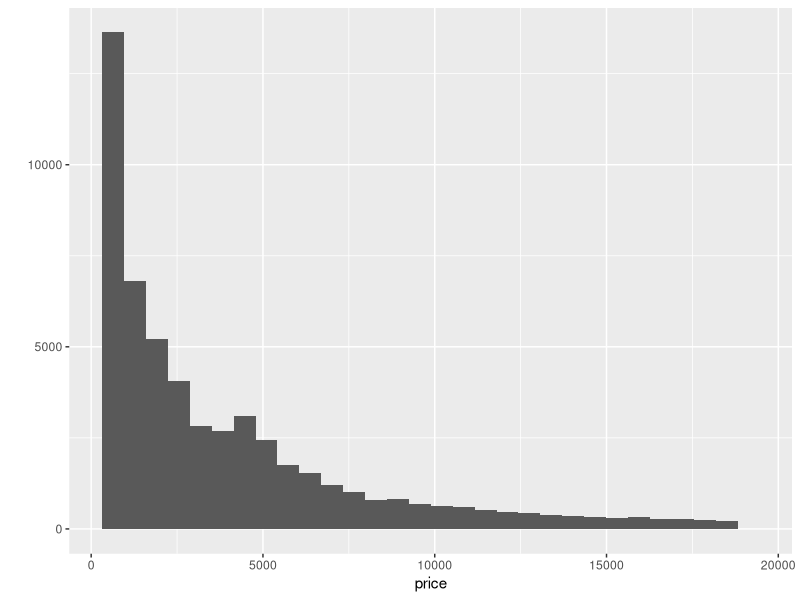
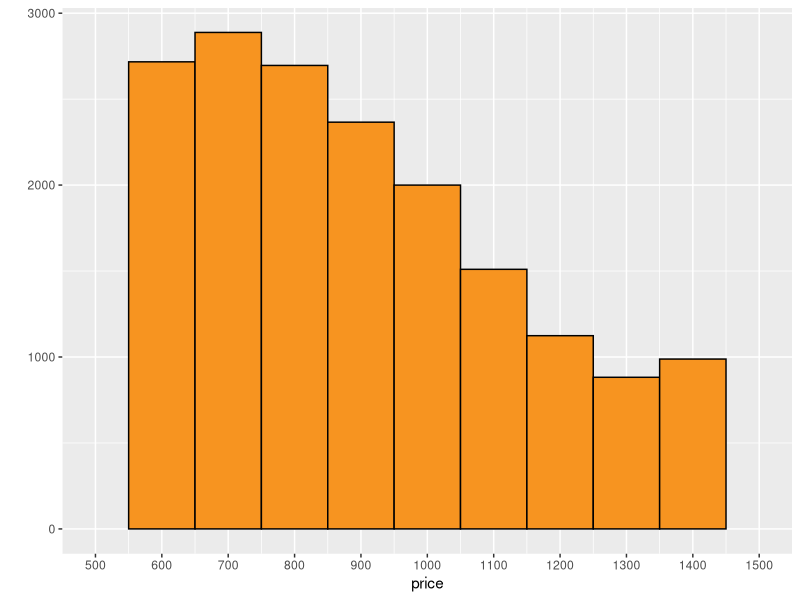
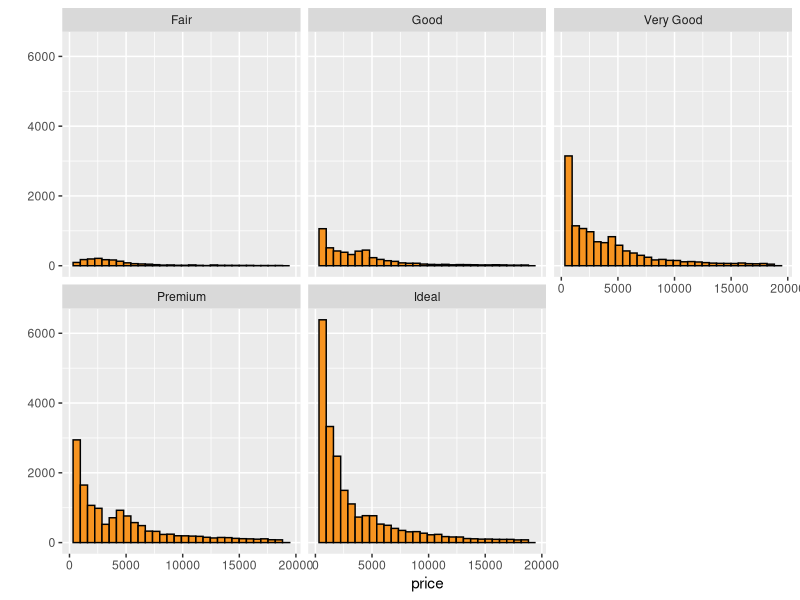
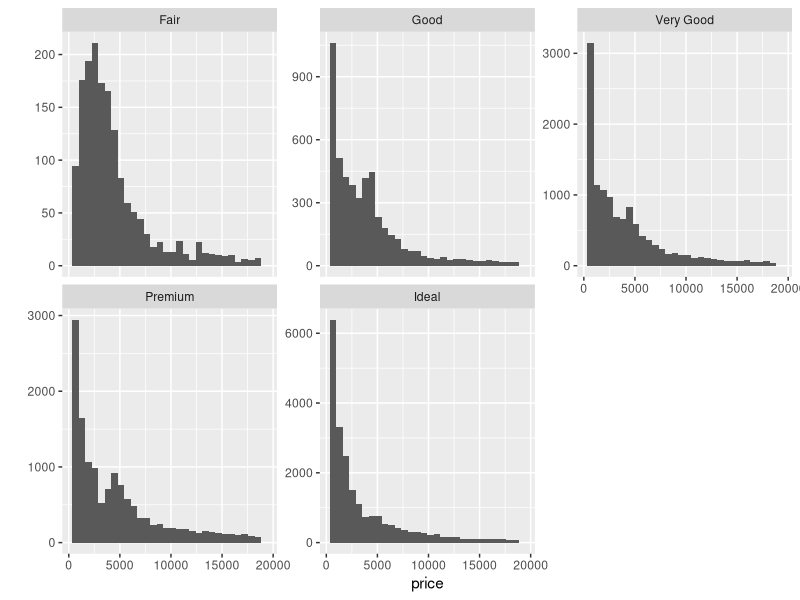
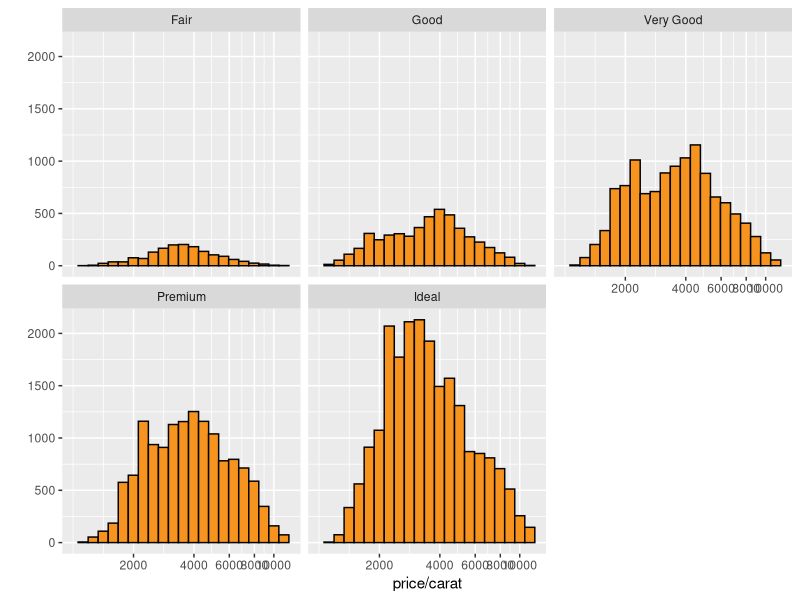
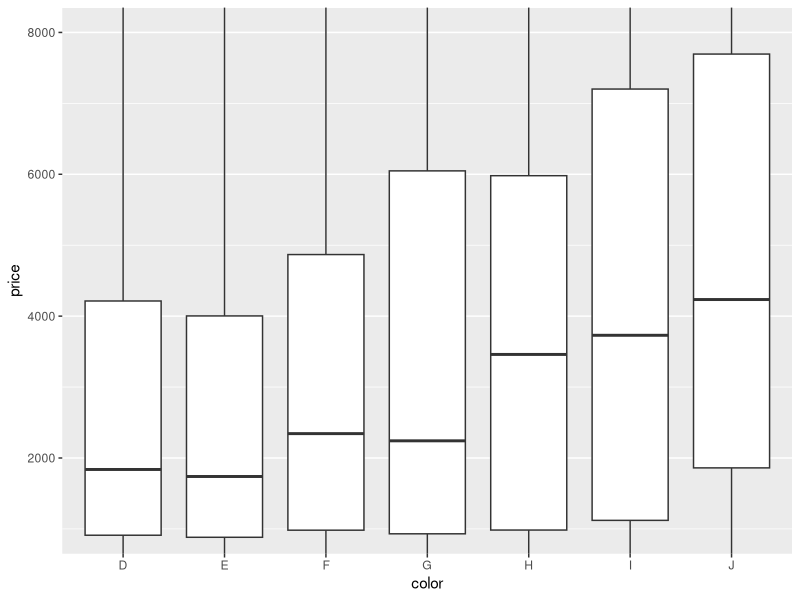
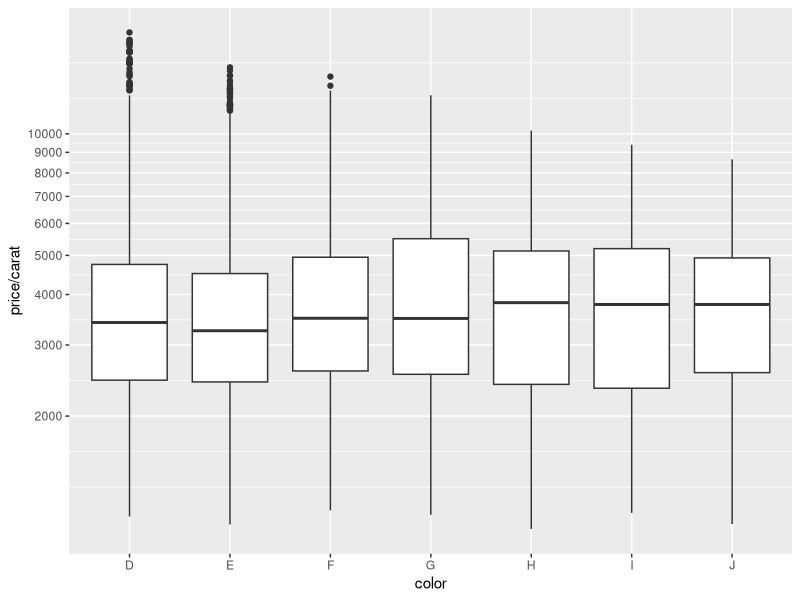
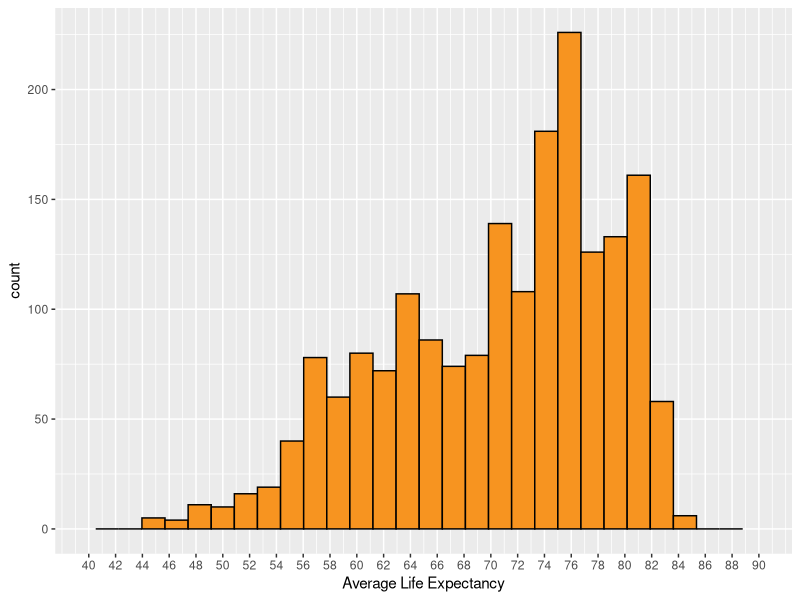

These charts were generated, in order, by the following R code:
## ---- chunk 1
install.packages('ggplot2')
library(ggplot2)
data(diamonds)
summary(diamonds)

setwd("/Users/sa1251/Documents/eda-project/eda-project")
getwd()
## ---- chunk 2
# Create a histogram of the price of
# all the diamonds in the diamond data set.

qplot(x = price, data = diamonds)
ggsave('price_diamonds.png')
## ---- chunk 3
# Explore the largest peak in the
# price histogram you created earlier.

qplot(x = price, data = diamonds, binwidth = 100, color = I('black'), fill = I('#F79420')) + 
  scale_x_continuous(limits = c(500, 1500), breaks = seq(500, 1500, 100))
ggsave('largest_peak.png')
## ---- chunk 4
# Break out the histogram of diamond prices by cut.

qplot( x = price, data = diamonds, color = I('black'), fill = I('#F79420')) + 
  facet_wrap(~cut)
ggsave('prices_by_cut.png')
## ---- chunk 5
# Look up the documentation for facet_wrap in R Studio.
# Then, scroll back up and add a parameter to facet_wrap so that
# the y-axis in the histograms is not fixed. You want the y-axis to
# be different for each histogram.

qplot(x = price, data = diamonds) + facet_wrap(~cut, scales = "free_y")
ggsave('facet_free_y.png')
## ---- chunk 6
# Create a histogram of price per carat
# and facet it by cut. You can make adjustments
# to the code from the previous exercise to get
# started.

qplot(x = price/carat, data = diamonds, binwidth = .05, color = I('black'), fill = I('#F79420')) + 
  facet_wrap(~cut) + scale_x_log10(limits = c(1000, 12000), breaks = seq(0, 10000, 2000))
ggsave('price_per_carat.png')
## ---- chunk 7
# Investigate the price of diamonds using box plots,
# numerical summaries, and one of the following categorical
# variables: cut, clarity, or color.

by(diamonds$price, diamonds$color, summary)
qplot(x = color, y = price, data = diamonds, geom = 'boxplot') +
  coord_cartesian(ylim = c(1000, 8000))
ggsave('diamonds_boxplot.png')

## ---- chunk 8
# Investigate the price per carat of diamonds across
# the different colors of diamonds using boxplots.

qplot(x = color, y = price/carat, data = diamonds, geom = 'boxplot') + 
  scale_y_log10(breaks = seq(2000, 10000, 1000))
ggsave('price_per_carat_boxplot.png')
## ---- chunk 9
# Gapminder Data

library(ggplot2)
library(dplyr)
library(tidyr)

life_exp <- read.csv('life_exp.csv', header = T, check.names = F)
life_exp <- gather(life_exp, "year", "n", 2:217)


# This graph shows the distribution of all countries' average life expectancies over the last 
# decade.

ggplot(aes(x = n, binwidth = 1), data = subset(life_exp, year >= 2006)) + 
  geom_histogram(color = I('black'), fill = I('#F79420')) + xlab('Average Life Expectancy') + 
  scale_x_continuous(limits = c(40, 90), breaks = seq(40, 90, 2))
ggsave('last_decade_histogram.png')

# I've highlighted this same data using different tools. This dotplot faceted by every year may
# do a better job highlighting yearly differences. 

ggplot(aes(x = n), data = subset(life_exp, year >= 2006)) + geom_dotplot() + 
  xlab('Average Life Expectancy') + facet_wrap(~year, ncol = 5) + 
  scale_x_continuous(limits = c(40,90), breaks = seq(40, 90, 5))
ggsave('last_decade_dotplot.png')

## ---- chunk 10
# Facebook Birthday Data

# Using the sample data set

bday_data <- read.csv('birthdaysExample-2.csv')
library(dplyr)
library(tidyr)
bday_data <- as.Date(bday_data$dates, format = "%m/%d/%y")
bday_data <- as.data.frame(bday_data)
colnames(bday_data)[1] <- 'dates'
bday_data <- separate(bday_data, dates, c("y", "m", "d"))
colnames(bday_data)[1:3] <- c('year', 'month', 'day')

# How many people share your birthday?
filter(bday_data, month == 12, day == 10)

# Which month contains the most number of birthdays?
table(bday_data$month)
max(table(bday_data$month))

# How many birthdays are in each month?
table(bday_data$month)

# Which day of the year has the most number of birthdays?
table(bday_data$day)
max(table(bday_data$day))

# Do you have at least 365 friends that have birthdays on every day of the year?
distinct(bday_data)
